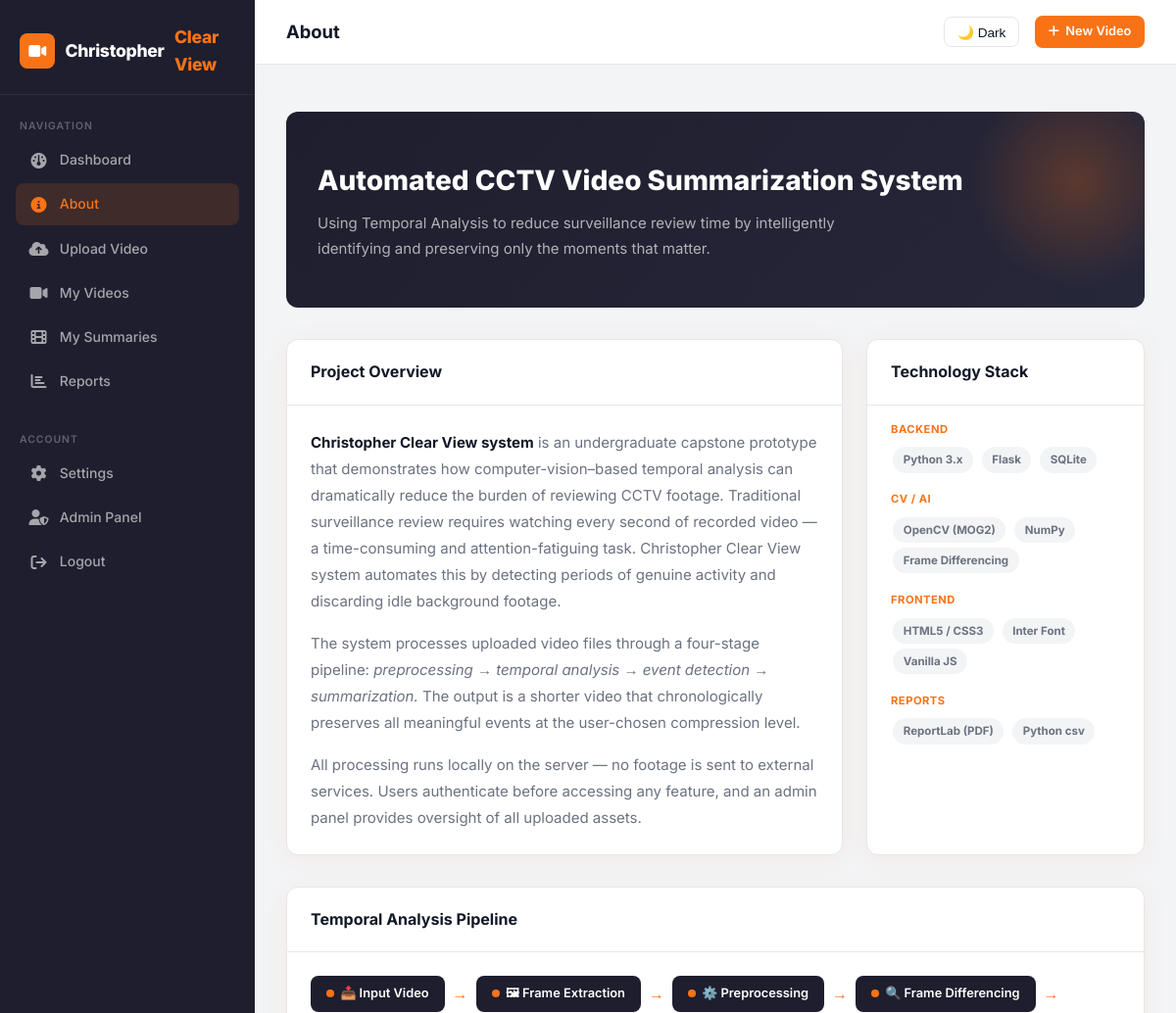
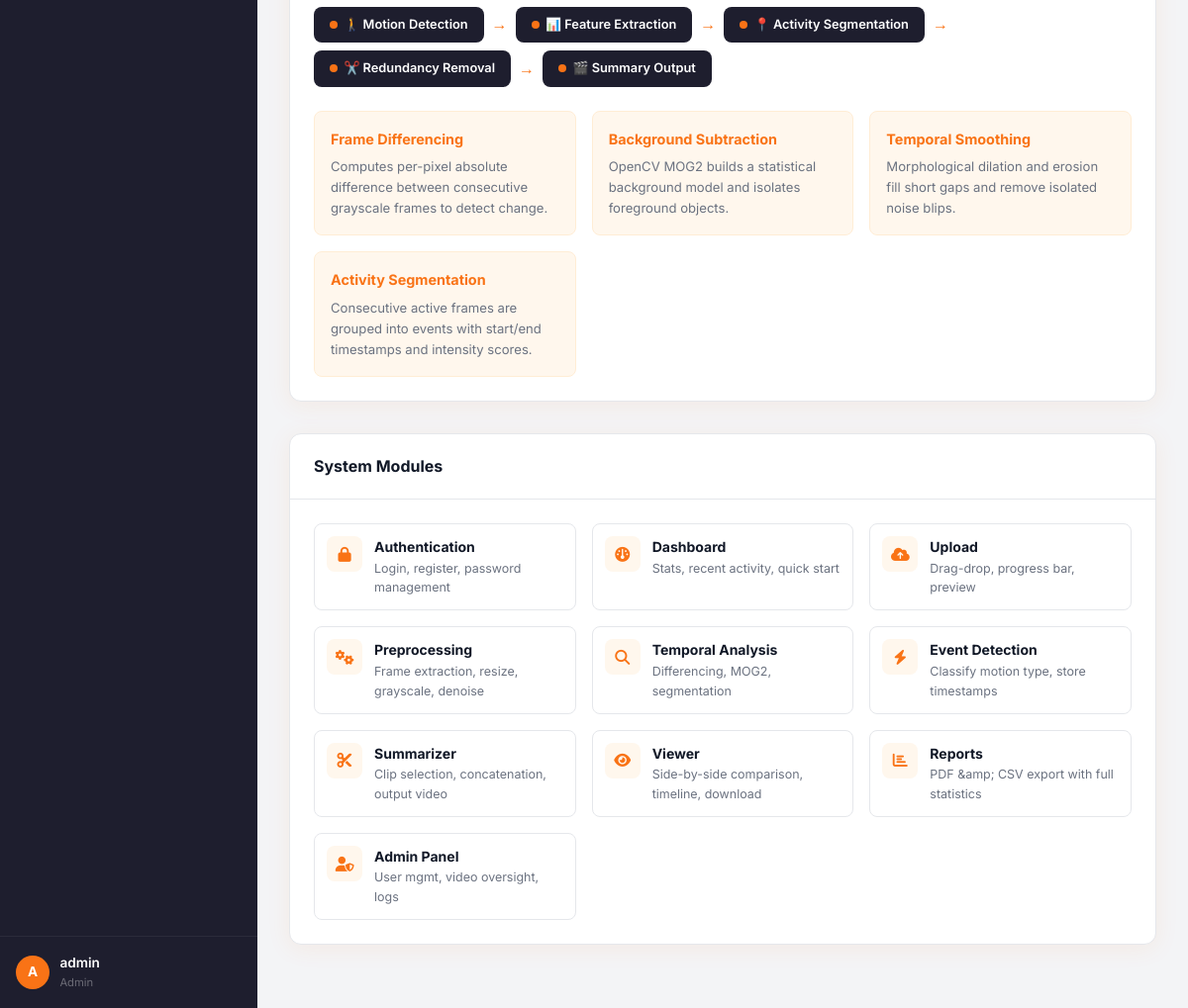
The page /about (signed in) on the database its author committed (2 pictures, top to bottom).
### tables this page shows
CREATE TABLE users (
            id          INTEGER PRIMARY KEY AUTOINCREMENT,
            username    TEXT    UNIQUE NOT NULL,
            email       TEXT    UNIQUE NOT NULL,
            password    TEXT    NOT NULL,
            role        TEXT    DEFAULT 'user',
            created_at  TEXT    DEFAULT (datetime('now')),
            last_login  TEXT
        );

### app.py (the view)
@app.route('/about')
@login_required
def about():
    return render_template('about.html', user=current_user())

### app.py (called while the page is built)
def login_required(f):
    from functools import wraps
    @wraps(f)
    def decorated(*args, **kwargs):
        if 'user_id' not in session:
            flash('Please log in to continue.', 'warning')
            return redirect(url_for('login'))
        return f(*args, **kwargs)
    return decorated

def current_user():
    if 'user_id' in session:
        return get_user_by_id(session['user_id'])
    return None

### utils/database.py (called while the page is built)
def get_db():
    conn = sqlite3.connect(DB_PATH)
    conn.row_factory = sqlite3.Row
    return conn

def get_user_by_id(user_id):
    conn = get_db()
    user = conn.execute('SELECT * FROM users WHERE id = ?', (user_id,)).fetchone()
    conn.close()
    return user

### templates/about.html (shortened to what this page needs)
{% extends "base.html" %}
{% block page_title %}About{% endblock %}
{% block content %}
<div class="about-hero">
  <h2 style="font-size:1.75rem;font-weight:800;margin-bottom:.5rem;">
    Automated CCTV Video Summarization System
  </h2>
  <p style="color:rgba(255,255,255,.65);max-width:600px;line-height:1.7;">
    Using Temporal Analysis to reduce surveillance review time by intelligently
    identifying and preserving only the moments that matter.
  </p>
</div>
<div style="display:grid;grid-template-columns:2fr 1fr;gap:1.5rem;margin-bottom:2rem;">
  <div class="card">
    <div class="card-header"><span class="card-title">Project Overview</span></div>
    <div class="card-body" style="line-height:1.8;color:var(--text-muted);">
      <p style="margin-bottom:1rem;">
        <strong style="color:var(--text);">Christopher Clear View system</strong> is an undergraduate capstone prototype that demonstrates how
        computer-vision–based temporal analysis can dramatically reduce the burden of
        reviewing CCTV footage. Traditional surveillance review requires watching every
        second of recorded video — a time-consuming and attention-fatiguing task.
        Christopher Clear View system automates this by detecting periods of genuine activity and
        discarding idle background footage.
      </p>
      <p style="margin-bottom:1rem;">
        The system processes uploaded video files through a four-stage pipeline:
        <em>preprocessing → temporal analysis → event detection → summarization.</em>
        The output is a shorter video that chronologically preserves all meaningful
        events at the user-chosen compression level.
      </p>
      <p>
        All processing runs locally on the server — no footage is sent to external
        services. Users authenticate before accessing any feature, and an admin panel
        provides oversight of all uploaded assets.
      </p>
    </div>
  </div>
  <div class="card">
    <div class="card-header"><span class="card-title">Technology Stack</span></div>
    <div class="card-body" style="padding:1rem 1.5rem;">
      {% for cat, items in [
        ('Backend',  ['Python 3.x', 'Flask', 'SQLite']),
        ('CV / AI',  ['OpenCV (MOG2)', 'NumPy', 'Frame Differencing']),
        ('Frontend', ['HTML5 / CSS3', 'Inter Font', 'Vanilla JS']),
        ('Reports',  ['ReportLab (PDF)', 'Python csv']),
      ] %}
      <div style="margin-bottom:1rem;">
        <div style="font-size:.7rem;text-transform:uppercase;letter-spacing:.5px;color:var(--orange);font-weight:700;margin-bottom:.4rem;">{{ cat }}</div>
        {% for item in items %}
        <span class="badge badge-gray" style="margin:.15rem;">{{ item }}</span>
        {% endfor %}
      </div>
      {% endfor %}
    </div>
  </div>
</div>
<div class="card" style="margin-bottom:2rem;">
  <div class="card-header"><span class="card-title">Temporal Analysis Pipeline</span></div>
  <div class="card-body">
    <div class="pipeline-visual" style="gap:.5rem;flex-wrap:wrap;">
      {% for step in [
        '📥 Input Video','🖼 Frame Extraction','⚙️ Preprocessing',
        '🔍 Frame Differencing','🚶 Motion Detection','📊 Feature Extraction',
        '📍 Activity Segmentation','✂️ Redundancy Removal','🎬 Summary Output'
      ] %}
        <div class="pipe-step"><div class="dot"></div>{{ step }}</div>
        {% if not loop.last %}<span class="pipe-arrow">→</span>{% endif %}
      {% endfor %}
    </div>
    <div style="margin-top:1.5rem;display:grid;grid-template-columns:repeat(auto-fit,minmax(220px,1fr));gap:1rem;">
      {% for title, desc in [
        ('Frame Differencing','Computes per-pixel absolute difference between consecutive grayscale frames to detect change.'),
        ('Background Subtraction','OpenCV MOG2 builds a statistical background model and isolates foreground objects.'),
        ('Temporal Smoothing','Morphological dilation and erosion fill short gaps and remove isolated noise blips.'),
        ('Activity Segmentation','Consecutive active frames are grouped into events with start/end timestamps and intensity scores.'),
      ] %}
      <div style="background:var(--orange-light);border:1px solid var(--orange-mid);border-radius:var(--radius-sm);padding:1rem;">
        <div style="font-weight:700;color:var(--orange);margin-bottom:.4rem;font-size:.9rem;">{{ title }}</div>
        <div style="font-size:.82rem;color:var(--text-muted);line-height:1.6;">{{ desc }}</div>
      </div>
      {% endfor %}
    </div>
  </div>
</div>
<div class="card" style="margin-bottom:2rem;">
  <div class="card-header"><span class="card-title">System Modules</span></div>
  <div class="card-body">
    <div style="display:grid;grid-template-columns:repeat(auto-fit,minmax(200px,1fr));gap:1rem;">
      {% for icon, title, desc in [
        ('fa-lock','Authentication','Login, register, password management'),
        ('fa-gauge','Dashboard','Stats, recent activity, quick start'),
        ('fa-cloud-arrow-up','Upload','Drag-drop, progress bar, preview'),
        ('fa-cogs','Preprocessing','Frame extraction, resize, grayscale, denoise'),
        ('fa-magnifying-glass','Temporal Analysis','Differencing, MOG2, segmentation'),
        ('fa-bolt','Event Detection','Classify motion type, store timestamps'),
        ('fa-scissors','Summarizer','Clip selection, concatenation, output video'),
        ('fa-eye','Viewer','Side-by-side comparison, timeline, download'),
        ('fa-chart-bar','Reports','PDF &amp; CSV export with full statistics'),
        ('fa-user-shield','Admin Panel','User mgmt, video oversight, logs'),
      ] %}
      <div style="display:flex;gap:.75rem;align-items:flex-start;padding:.75rem;border:1px solid var(--border);border-radius:var(--radius-sm);">
        <div style="width:36px;height:36px;background:var(--orange-light);border-radius:8px;display:flex;align-items:center;justify-content:center;color:var(--orange);flex-shrink:0;">
          <i class="fa-solid {{ icon }}"></i>
        </div>
        <div>
          <div style="font-weight:700;font-size:.875rem;">{{ title }}</div>
          <div style="font-size:.78rem;color:var(--text-muted);">{{ desc }}</div>
        </div>
      </div>
    </div>
  </div>
</div>
{% endblock %}

### templates/base.html (shortened to what this page needs)
<!DOCTYPE html>
<html lang="en">
<head>
  <link rel="stylesheet" href="{{ url_for('static', filename='css/style.css') }}">
  <link rel="stylesheet" href="https://cdnjs.cloudflare.com/ajax/libs/font-awesome/6.5.0/css/all.min.css">
</head>
<body>
<div class="app-wrapper">
  <aside class="sidebar" id="sidebar">
    <a href="{{ url_for('dashboard') }}" class="sidebar-brand">
      <div class="brand-icon"><i class="fa-solid fa-video-camera"></i></div>
      Christopher <em>Clear View</em>
    </a>
    <div class="sidebar-section">
      <div class="sidebar-section-label">Navigation</div>
      <a href="{{ url_for('dashboard') }}" class="nav-item">
        <i class="fa-solid fa-gauge nav-icon"></i> Dashboard
      </a>
      <a href="{{ url_for('about') }}" class="nav-item">
        <i class="fa-solid fa-circle-info nav-icon"></i> About
      </a>
      <a href="{{ url_for('upload') }}" class="nav-item">
        <i class="fa-solid fa-cloud-arrow-up nav-icon"></i> Upload Video
      </a>
      <a href="{{ url_for('videos_list') }}" class="nav-item">
        <i class="fa-solid fa-video nav-icon"></i> My Videos
      </a>
      <a href="{{ url_for('summaries_list') }}" class="nav-item">
        <i class="fa-solid fa-film nav-icon"></i> My Summaries
      </a>
      <a href="{{ url_for('reports') }}" class="nav-item">
        <i class="fa-solid fa-chart-bar nav-icon"></i> Reports
      </a>
    </div>
    <div class="sidebar-section">
      <div class="sidebar-section-label">Account</div>
      <a href="{{ url_for('settings') }}" class="nav-item">
        <i class="fa-solid fa-gear nav-icon"></i> Settings
      </a>
      {% if user and user['role'] == 'admin' %}
      <a href="{{ url_for('admin') }}" class="nav-item">
        <i class="fa-solid fa-user-shield nav-icon"></i> Admin Panel
      </a>
      {% endif %}
      <a href="{{ url_for('logout') }}" class="nav-item">
        <i class="fa-solid fa-arrow-right-from-bracket nav-icon"></i> Logout
      </a>
    </div>
    <div class="sidebar-footer">
      <div class="user-mini">
        <div class="avatar-sm">{{ user['username'][0].upper() if user else '?' }}</div>
        <div class="user-mini-info">
          <div class="user-mini-name">{{ user['username'] if user else 'Guest' }}</div>
          <div class="user-mini-role">{{ user['role'].capitalize() if user else '' }}</div>
        </div>
      </div>
    </div>
  </aside>
  <div class="main-content">
    <div class="topbar">
      <div style="display:flex;align-items:center;gap:1rem;">
        <span class="topbar-title">{% block page_title %}Dashboard{% endblock %}</span>
      </div>
      <div class="topbar-actions">
        <button class="dark-toggle" id="darkToggle" onclick="toggleDark()">🌙 Dark</button>
        <a href="{{ url_for('upload') }}" class="btn-orange btn-sm">
          <i class="fa-solid fa-plus"></i> New Video
        </a>
      </div>
    </div>
    <div class="page-body">
      {% block content %}{% endblock %}
    </div>
  </div>
</div>
</body>
</html>

### rows shown on the page
users: username "A", username "admin", role "Admin"

### other values the page prints
{{ cat }} "BACKEND" "CV / AI" "FRONTEND" "REPORTS"
{{ item }} "Python 3.x" "Flask" "SQLite" "OpenCV (MOG2)" "NumPy" "Frame Differencing" "HTML5 / CSS3" "Inter Font" "Vanilla JS" "ReportLab (PDF)" "Python csv"
{{ step }} "📥 Input Video" "🖼 Frame Extraction" "⚙️ Preprocessing" "🔍 Frame Differencing" "🚶 Motion Detection" "📊 Feature Extraction" "📍 Activity Segmentation" "✂️ Redundancy Removal" "🎬 Summary Output"
{{ title }} "Frame Differencing" "Background Subtraction" "Temporal Smoothing" "Activity Segmentation"
{{ desc }} "Computes per-pixel absolute difference between consecutive grayscale frames to detect change." "OpenCV MOG2 builds a statistical background model and isolates foreground objects." "Morphological dilation and erosion fill short gaps and remove isolated noise blips." "Consecutive active frames are grouped into events with start/end timestamps and intensity scores."
{{ title }} "Authentication" "Dashboard" "Upload" "Preprocessing" "Temporal Analysis" "Event Detection" "Summarizer" "Viewer" "Reports" "Admin Panel"
{{ desc }} "Login, register, password management" "Stats, recent activity, quick start" "Drag-drop, progress bar, preview" "Frame extraction, resize, grayscale, denoise" "Differencing, MOG2, segmentation" "Classify motion type, store timestamps" "Clip selection, concatenation, output video" "Side-by-side comparison, timeline, download" "PDF &amp; CSV export with full statistics" "User mgmt, video oversight, logs"
